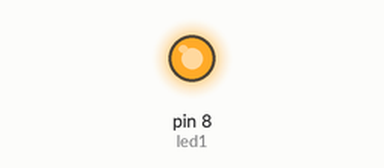
Bench run of a sketch on a simulated Arduino Uno, built with avr-gcc and run on an emulated ATmega328P. Shown: output pins drawn as LEDs (lit = HIGH).

Above: at 0.2 s.
At 2.2 s:
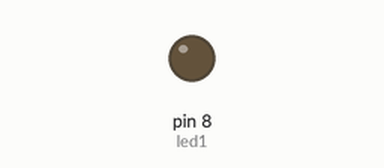
Timing chart, 0 to 3.5 s (numbered marks = the images above):
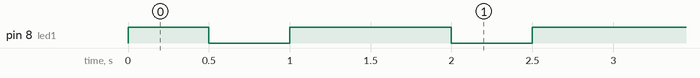

The sketch:

leds_com_botao.ino
```cpp
int led1 = 8;


void setup() {
  Serial.begin(9600);

  pinMode(led1, OUTPUT);

}

void loop() {

 digitalWrite(led1, HIGH);
 delay(500);
 digitalWrite(led1, LOW);
 delay(500);
 digitalWrite(led1, HIGH);
 delay(500);
 digitalWrite(led1, LOW);
}
```

Measured:
- by itself, pin 8 (led1): repeats every 1.5 s: LOW 0.50 s, HIGH 1.0 s
- by itself, everything shown: repeats every 1.5 s, in 4 steps
